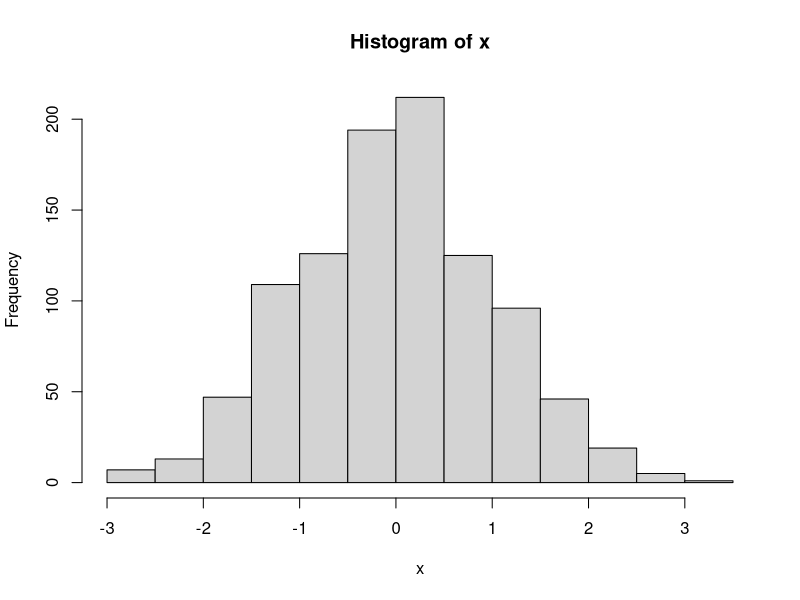
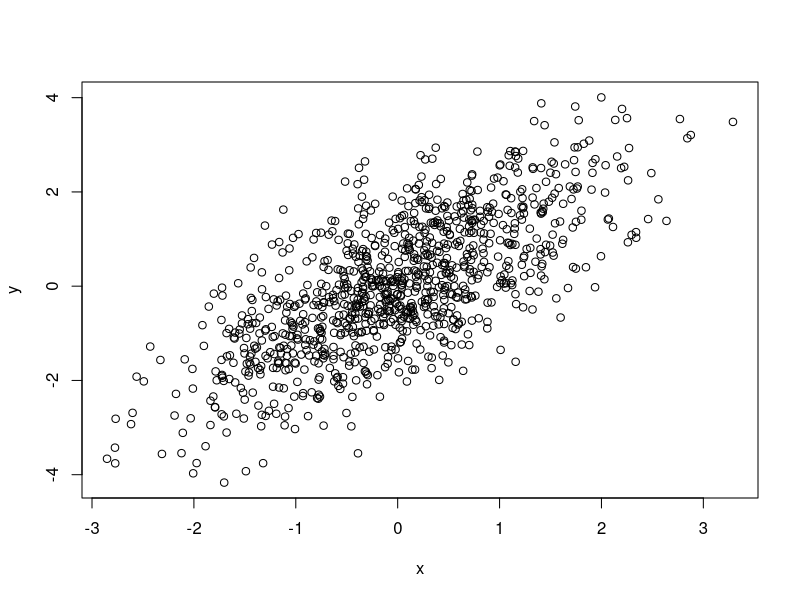
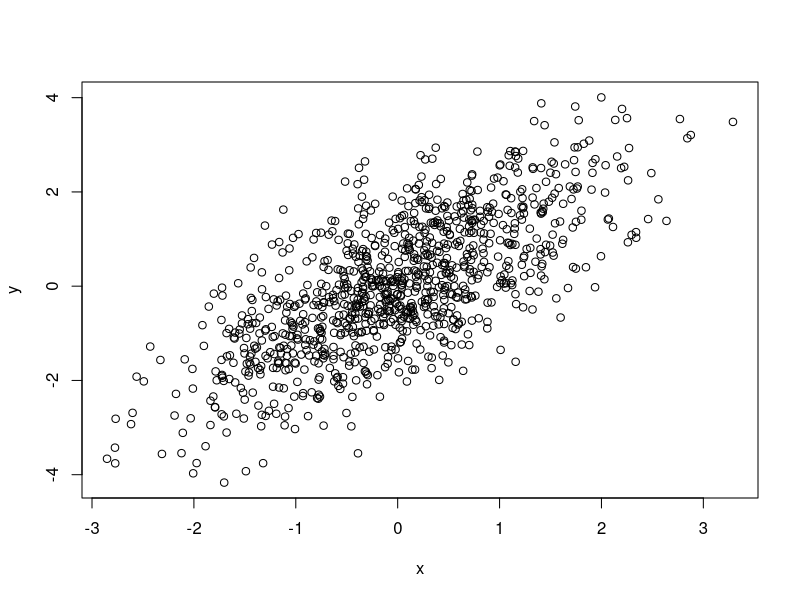
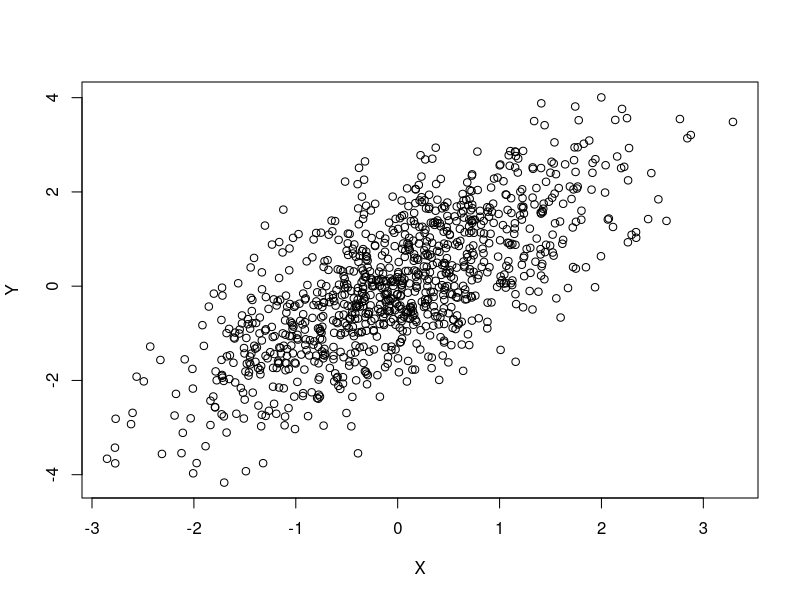
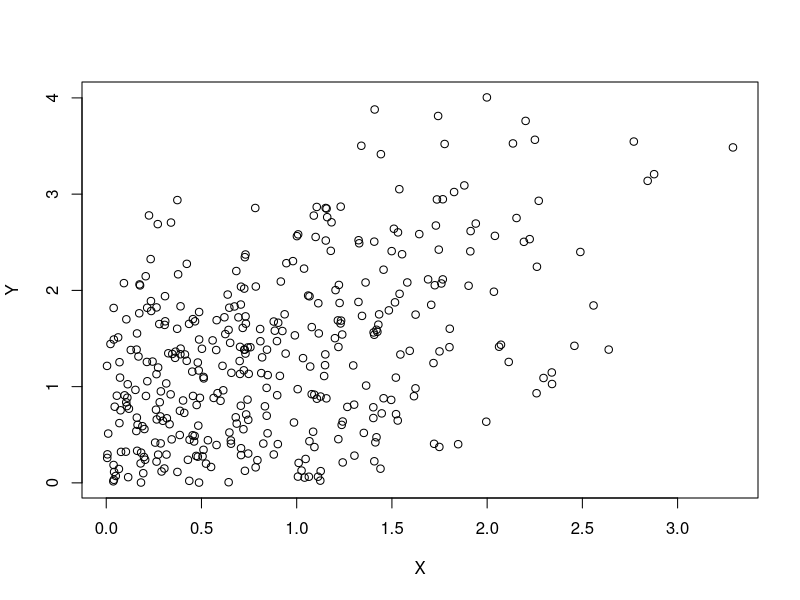
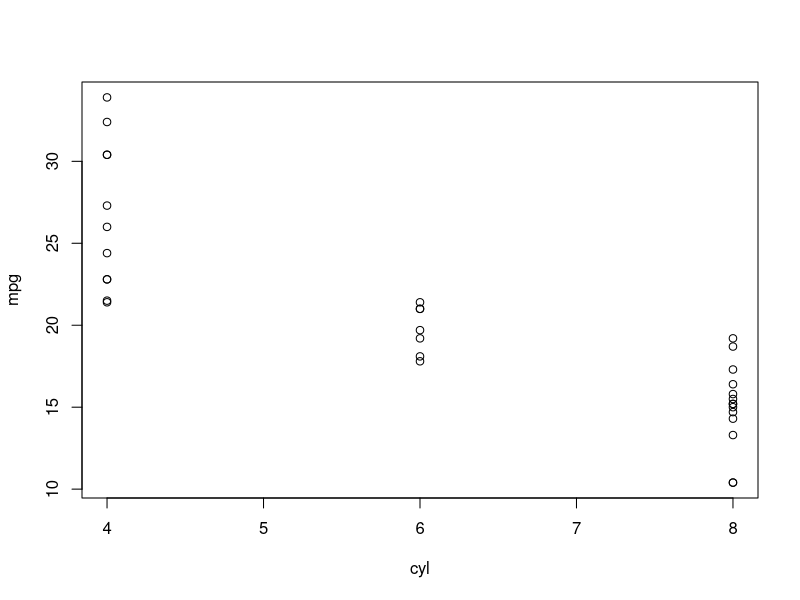
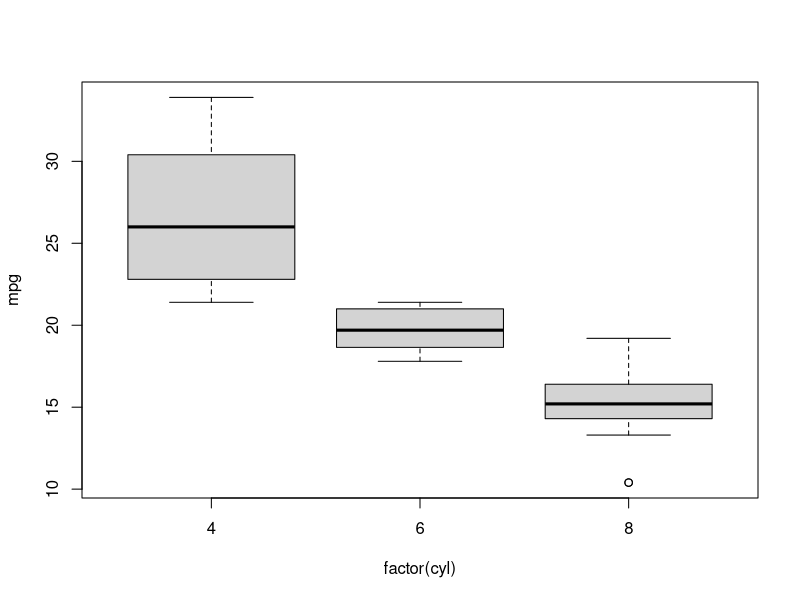

These charts were generated, in order, by the following R code:
## ---- chunk 1
knitr::opts_chunk$set(
  collapse = TRUE,
  comment = "#>"
)
## ---- chunk 2
1 + 2
## ---- chunk 3
sqrt(2)
## ---- chunk 4
c(1, 2, 3)
## ---- chunk 5
x <- c(1, 2, 3)
x
## ---- chunk 6
      levels <- c("treatment", "control") # possible values
      ## observed values -- four samples
      values <- c("treatment", "treatment", "control", "control")
      factor(values, levels = levels)
## ---- chunk 7
    x <- c(1, 2, 3)
    y <- c(4, 5, 6)
    x + y
## ---- chunk 8
  x * 2
## ---- chunk 9
    c(TRUE, TRUE, FALSE, FALSE) & c(TRUE, FALSE, TRUE, FALSE)
    c(TRUE, TRUE, FALSE, FALSE) | c(TRUE, FALSE, TRUE, FALSE)
    !c(TRUE, TRUE, FALSE, FALSE)
    c(TRUE, TRUE, FALSE, FALSE) == c(TRUE, FALSE, TRUE, FALSE)
    ## Fun!
    c(TRUE, FALSE, NA) & c(NA, NA, NA)
    c(TRUE, FALSE, NA) | c(NA, NA, NA)
## ---- chunk 10
    month <- c("April", "May", "June", "July")
    year <- c("2020", "2021", "2022", "2023")
    paste(year, month)
## ---- chunk 11
x <- c(1, 2, 3, 4)
x[c(1, 3)]
x[x >= 3]
## ---- chunk 12
df <- data.frame(
    Month = month, Year = year,
    Temperature = c(20, 22, 24, 25)
)
df
## ---- chunk 13
    df[, c("Month", "Temperature")]
## ---- chunk 14
    df[c(1, 3), ]
## ---- chunk 15
    df$Temperature
    df[df$Temperature > 22,]
## ---- chunk 16
    column_of_interest <- "Temperature"
    df[[ column_of_interest ]]
## ---- chunk 17
x <- rnorm(100)
x
## ---- chunk 18
x <- rnorm(1000)
hist(x)
## ---- chunk 19
y <- x + rnorm(1000) # element-wise addition; each element of 'y' is
                     # the sum of two random variables
plot(x, y)           # one way to plot
plot(y ~ x)          # another way to plot -- 'y as a function of x'
## ---- chunk 20
df <- data.frame(X = x, Y = y)
plot(Y ~ X, df)
## ---- chunk 21
plot(Y ~ X, df[df$X > 0 & df$Y > 0,])
## ---- chunk 22
mtcars
## ---- chunk 23
plot(mpg ~ cyl, mtcars) # scatter plot
## ---- chunk 24
mtcars$cyl
factor(mtcars$cyl) # 'levels' have a sensible default
## ---- chunk 25
plot(mpg ~ factor(cyl), mtcars)
## ---- chunk 26
    library(dplyr)
## ---- chunk 27
    tbl <- tibble(mtcars)
    tbl
## ---- chunk 28
  tbl <-
      mtcars |>
      tibble()
## ---- chunk 29
sessionInfo()
